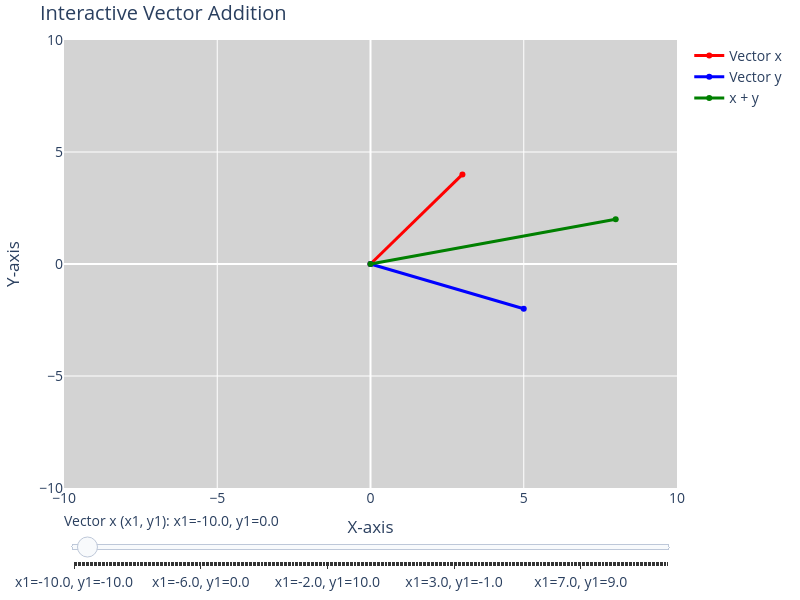

Source (notebook cell):
### Code cell
import plotly.graph_objects as go
import numpy as np

# Function to create the interactive figure
def create_figure():
    # Initial vector components
    x1_init, y1_init = 3, 4
    x2_init, y2_init = 5, -2

    fig = go.Figure()

    # Add traces for the initial vectors
    fig.add_trace(go.Scatter(
        x=[0, x1_init],
        y=[0, y1_init],
        mode='lines+markers',
        name='Vector x',
        line=dict(color='red', width=3)
    ))

    fig.add_trace(go.Scatter(
        x=[0, x2_init],
        y=[0, y2_init],
        mode='lines+markers',
        name='Vector y',
        line=dict(color='blue', width=3)
    ))

    fig.add_trace(go.Scatter(
        x=[0, x1_init + x2_init],
        y=[0, y1_init + y2_init],
        mode='lines+markers',
        name='x + y',
        line=dict(color='green', width=3)
    ))

    # Add sliders to adjust vector components
    steps = []
    for x1 in np.linspace(-10, 10, 21):
        for y1 in np.linspace(-10, 10, 21):
            step = dict(
                method="update",
                args=[{
                    "x": [
                        [0, x1],
                        [0, x2_init],
                        [0, x1 + x2_init]
                    ],
                    "y": [
                        [0, y1],
                        [0, y2_init],
                        [0, y1 + y2_init]
                    ]
                }],
                label=f"x1={x1}, y1={y1}"
            )
            steps.append(step)

    sliders = [dict(
        active=10,
        currentvalue={"prefix": "Vector x (x1, y1): "},
        steps=steps
    )]

    # Update layout for better visualization
    fig.update_layout(
        sliders=sliders,
        title="Interactive Vector Addition",
        xaxis=dict(range=[-10, 10], zeroline=True, title="X-axis"),
        yaxis=dict(range=[-10, 10], zeroline=True, title="Y-axis"),
        width=800,
        height=600,
        plot_bgcolor="lightgrey",  # Set background color
        paper_bgcolor="white",  # Set the outer background color
        font=dict(size=14),
        margin=dict(l=40, r=40, t=40, b=40)
    )

    fig.show()

# Call the function
create_figure()
